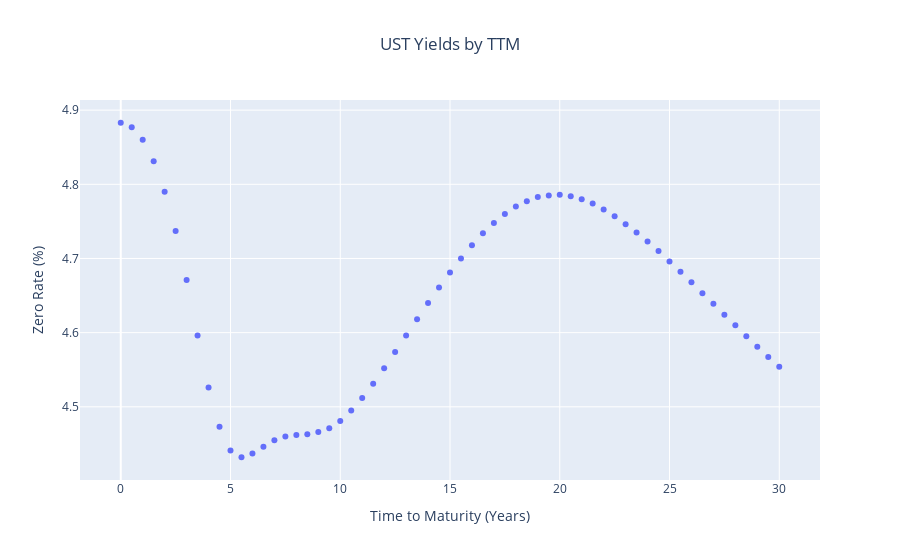

Here is the notebook cell this chart was saved with:
### Markdown cell above
## c. Plot the calibrated US Treasury yield (zero rate) curves

Create a graph/scatter plot of the newly computed mid yields by maturity.

### Code cell
def plot_ust_yields(df):
    """
    Generate an interactive plot of UST yields by TTM using Plotly.

    Args:
    df (pd.DataFrame): DataFrame containing the yield curve details with 'YearFrac' and 'ZeroRate'.
    """
    fig = px.scatter(df, x='YearFrac', y='ZeroRate',
                     labels={'YearFrac': 'Time to Maturity (Years)', 'ZeroRate': 'Zero Rate (%)'},
                     title='UST Yields by TTM')
    fig.update_layout(xaxis_title='Time to Maturity (Years)',
                      yaxis_title='Zero Rate (%)',
                      title={'text': 'UST Yields by TTM', 'x':0.5, 'xanchor': 'center'})
    fig.show()
plot_ust_yields(calibrated_curve_details_mid)

### Figure 1 — Plotly figure (JSON) as saved in the notebook; plotly's stock layout.template omitted (floating-point values rounded to 4 significant figures)
{"data": [{"hovertemplate": "Time to Maturity (Years)=%{x}<br>Zero Rate (%)=%{y}<extra></extra>", "legendgroup": "", "marker": {"color": "#636efa", "symbol": "circle"}, "mode": "markers", "name": "", "orientation": "v", "showlegend": false, "type": "scatter", "x": [0, 0.5, 1, 1.5, 2, 2.5, 3, 3.5, 4, 4.5, 5, 5.5, 6, 6.5, 7, 7.5, 8, 8.5, 9, 9.5, 10, 10.5, 11, 11.5, 12, 12.5, 13, 13.5, 14, 14.5, 15, 15.5, 16, 16.5, 17, 17.5, 18, 18.5, 19, 19.5, 20, 20.5, 21, 21.5, 22, 22.5, 23, 23.5, 24, 24.5, 25, 25.5, 26, 26.5, 27, 27.5, 28, 28.5, 29, 29.5, 30], "xaxis": "x", "y": [4.883, 4.877, 4.86, 4.831, 4.79, 4.737, 4.671, 4.596, 4.526, 4.473, 4.441, 4.432, 4.437, 4.446, 4.455, 4.46, 4.462, 4.463, 4.466, 4.471, 4.481, 4.495, 4.512, 4.531, 4.552, 4.574, 4.596, 4.618, 4.64, 4.661, 4.681, 4.7, 4.718, 4.734, 4.748, 4.76, 4.77, 4.777, 4.783, 4.785, 4.786, 4.784, 4.78, 4.774, 4.766, 4.757, 4.746, 4.735, 4.723, 4.71, 4.696, 4.682, 4.668, 4.653, 4.639, 4.624, 4.61, 4.595, 4.581, 4.567, 4.554], "yaxis": "y"}], "layout": {"legend": {"tracegroupgap": 0}, "title": {"text": "UST Yields by TTM", "x": 0.5, "xanchor": "center"}, "xaxis": {"anchor": "y", "domain": [0, 1], "title": {"text": "Time to Maturity (Years)"}}, "yaxis": {"anchor": "x", "domain": [0, 1], "title": {"text": "Zero Rate (%)"}}}}
